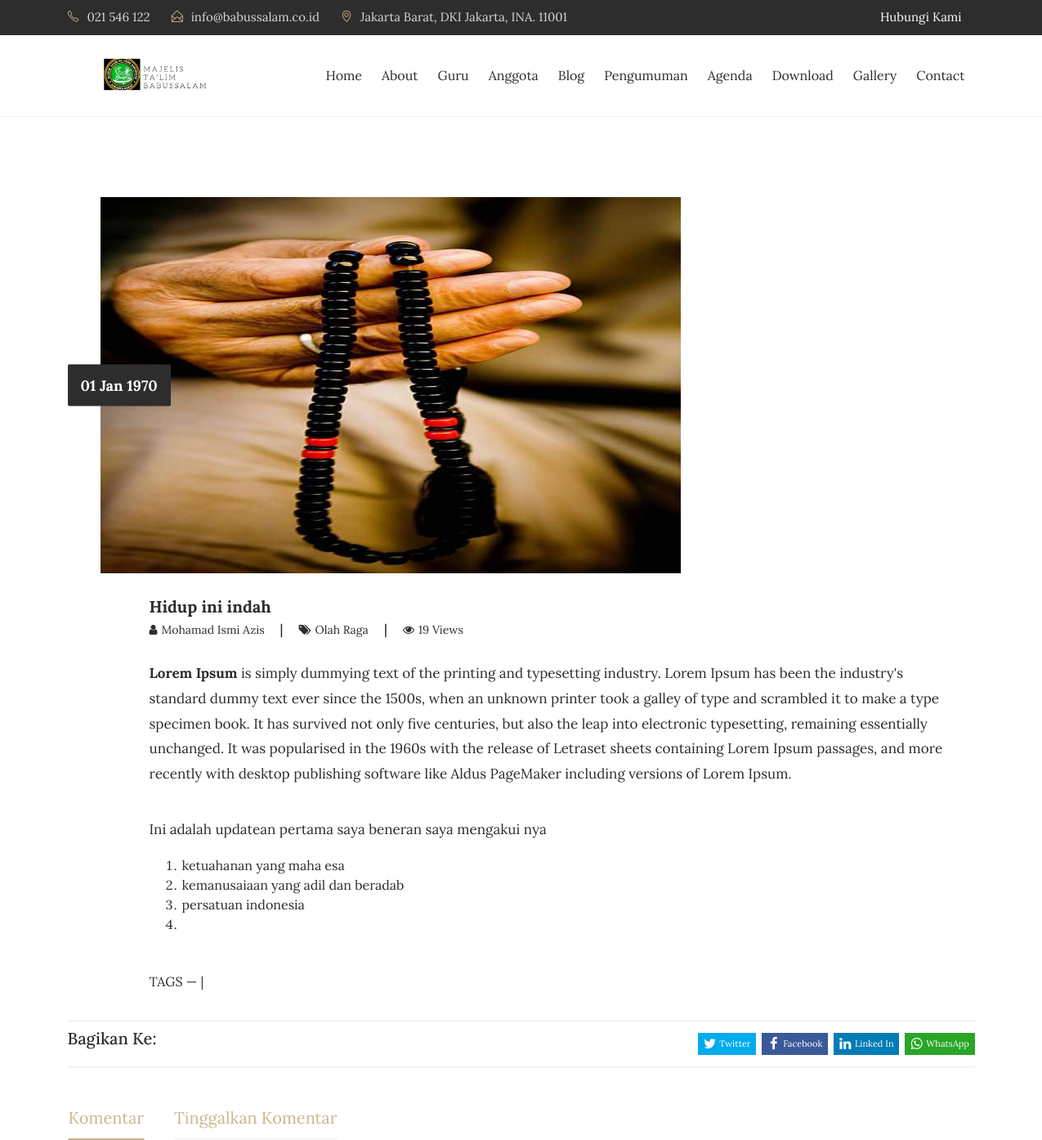
/artikel/hidup-ini-indah (upper part), run on an earlier commit of the app's database.
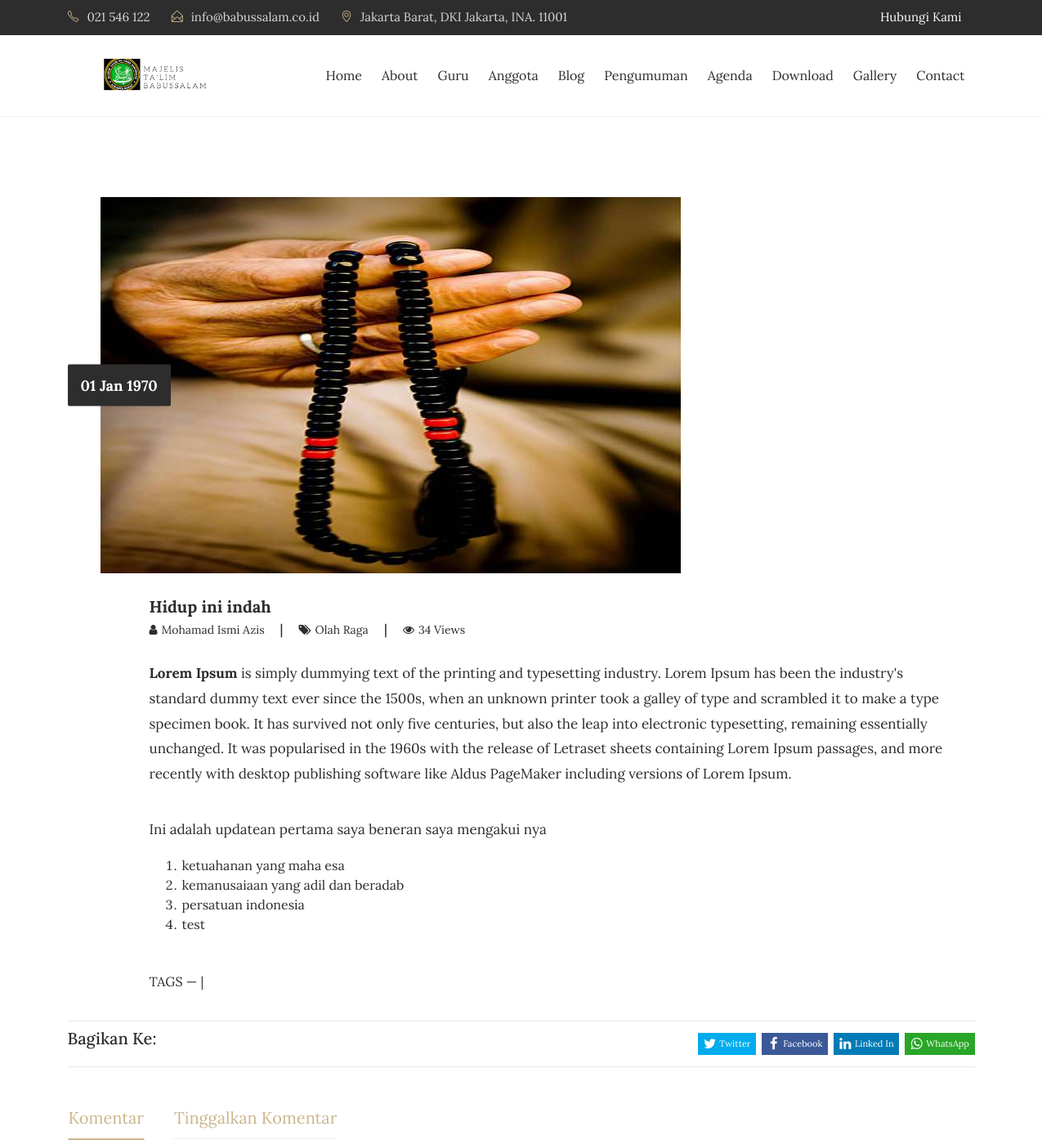
And on a later commit of the database.
### tables this page shows
CREATE TABLE `tbl_tulisan` (
  `tulisan_id` int(11) NOT NULL AUTO_INCREMENT,
  `tulisan_judul` varchar(100) DEFAULT NULL,
  `tulisan_isi` text,
  `tulisan_tanggal` timestamp NULL DEFAULT CURRENT_TIMESTAMP,
  `tulisan_kategori_id` int(11) DEFAULT NULL,
  `tulisan_kategori_nama` varchar(30) DEFAULT NULL,
  `tulisan_views` int(11) DEFAULT '0',
  `tulisan_gambar` varchar(40) DEFAULT NULL,
  `tulisan_pengguna_id` int(11) DEFAULT NULL,
  `tulisan_author` varchar(40) DEFAULT NULL,
  `tulisan_img_slider` int(2) NOT NULL DEFAULT '0',
  `tulisan_slug` varchar(200) DEFAULT NULL,
  `tulisan_status` varchar(10) DEFAULT '0',
  `tulisan_tags` varchar(225) DEFAULT NULL,
  PRIMARY KEY (`tulisan_id`),
  KEY `tulisan_kategori_id` (`tulisan_kategori_id`),
  KEY `tulisan_pengguna_id` (`tulisan_pengguna_id`)
);

### application/controllers/Blog.php (called while the page is built, shortened)
<?php
class Blog extends CI_Controller{
	function __construct(){
		$this->load->model('m_tulisan');
		$this->load->model('m_pengunjung');
	}
	function detail($slugs){
		$slug=htmlspecialchars($slugs,ENT_QUOTES);
		$query = $this->db->get_where('tbl_tulisan', array('tulisan_slug' => $slug));
		if($query->num_rows() > 0){
			$b=$query->row_array();
			$kode=$b['tulisan_id'];
			$this->db->query("UPDATE tbl_tulisan SET tulisan_views=tulisan_views+1 WHERE tulisan_id='$kode'");
			$data=$this->m_tulisan->get_berita_by_kode($kode);
			$row=$data->row_array();
			$x['id']=$row['tulisan_id'];
			$x['title']=$row['tulisan_judul'];
			$x['image']=$row['tulisan_gambar'];
			$x['blog'] =$row['tulisan_isi'];
			$x['tanggal']=$row['tanggal'];
			$x['author']=$row['tulisan_author'];
			$x['kategori']=$row['tulisan_kategori_nama'];
			$x['slug']=$row['tulisan_slug'];
			$x['tags']=$row['tulisan_tags'];
			$x['tulisan']=$row['tulisan_views'];
			$x['show_komentar']=$this->m_tulisan->show_komentar_by_tulisan_id($kode);
			$x['category']=$this->db->get('tbl_kategori');
			$x['populer']=$this->db->query("SELECT * FROM tbl_tulisan ORDER BY tulisan_views DESC LIMIT 5");
			$this->load->view('depan/v_blog_detail',$x);
		}else{
			redirect('artikel');
		}
	}
}

### index.php (called while the page is built, shortened)
<?php
require_once BASEPATH.'core/CodeIgniter.php';

### application/models/M_tulisan.php (called while the page is built, shortened)
<?php
class M_tulisan extends CI_Model{
	function get_berita_by_kode($kode){
		$hsl=$this->db->query("SELECT tbl_tulisan.*,DATE_FORMAT(tulisan_tanggal,'%d/%m/%Y') AS tanggal FROM tbl_tulisan where tulisan_id='$kode'");
		return $hsl;
	}
}

### application/views/depan/v_blog_detail.php (the view, shortened to what this page needs)
<!DOCTYPE html>
<html lang="en">
<head>
</head>
<body>
<section class="blog-wrap">
    <div class="container">
        <div class="row">
            <div class="col-md-12">
                <div class="blog-img_block center">
                    <img src="<?php echo base_url().'assets/images/'.$image?>" class="img-fluid" alt="blog-img">
                    <div class="blog-date">
                        <span><?php echo date('d M Y',strtotime($tanggal));?></span>
                    </div>
                </div>
                <div class="blog-tiltle_block">
                    <h4><a href="<?php echo site_url('artikel/'.$slug);?>"><?php echo $title;?></a></h4>
                    <h6> <a href="#"><i class="fa fa-user" aria-hidden="true"></i><span><?php echo $author;?></span> </a>  |   <a href="#"><i class="fa fa-tags" aria-hidden="true"></i><span><?php echo $kategori;?></span></a>  |  <a href="#"><i class="fa fa-eye" aria-hidden="true"></i><span><?php echo number_format($tulisan);?> Views</span> </a></h6>
                    <?php echo $blog;?>
                </div>
                <div class="blog-tiltle_block">TAGS &mdash;
                      <?php
                          $split_tag=explode(",", $tags);
                          foreach ($split_tag as $tag) :
                      ?>
                      <a href="#"><?php echo $tag;?></a> &vert;
                      <?php endforeach;?>
                </div>
                    <div class="blog-icons">
                        <div class="blog-share_block">
                          <div class="pull-left"><h5>Bagikan Ke:</h5></div>
                          <div class="sharePopup"></div>
                        </div>
                    </div>
                    <ul class="nav nav-tabs blogpost-tab-wrap" role="tablist">
                        <li class="nav-item blogpost-nav-tab">
                            <a class="nav-link active" data-toggle="tab" href="#comments" role="tab">Komentar</a>
                        </li>
                        <li class="nav-item blogpost-nav-tab">
                            <a class="nav-link" data-toggle="tab" href="#write-comment" role="tab">Tinggalkan Komentar</a>
                        </li>
                    </ul>
                    <div class="clearfix"></div>
                </div>
            </div>
        </div>
</section>
    </body>
    </html>

What changed in the data, as far as the page shows it:
changed tbl_tulisan "Hidup ini indah": tulisan_views "19" → "34"; tulisan_isi "…dan beradab persatuan indonesia" → "…dan beradab persatuan indonesia test"
